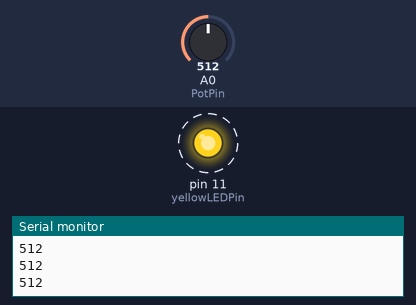
This sketch was run on a simulated Arduino Uno, built with avr-gcc and run on an emulated ATmega328P. Shown: output pins drawn as LEDs (lit = HIGH), the last lines printed to the serial monitor. Dashed ring = blinking. Inputs (shaded band) come from the test bench; at power-on: A0 (PotPin) = 512.

Above: at 1.4 s.
1.5 s: A0 (PotPin) set to 122
At 1.93 s:
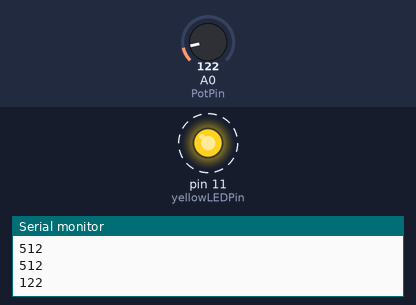
4.8 s: A0 (PotPin) set to 0
At 4.8 s:
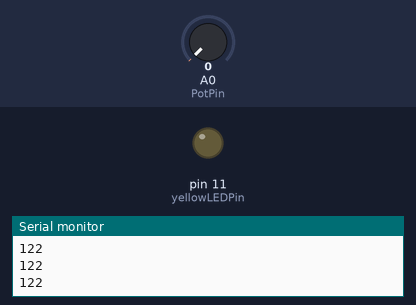
Timing chart, 0 to 7.8 s (numbered marks = the images above; inputs shaded):
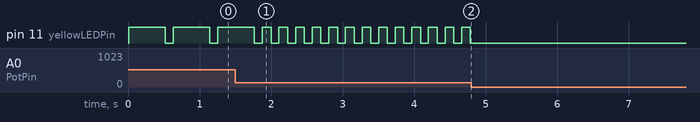

Measured:
- after the input at 1.5 s, pin 11 (yellowLEDPin): alternates HIGH for 0.12 s and LOW for 0.11 s, starting after 0.50 s
- after the input at 4.8 s, pin 11 (yellowLEDPin): stops changing and stays LOW
- by itself, pin 11 (yellowLEDPin): alternates HIGH for 0.51 s and LOW for 0.11 s

The sketch:

adc.ino
```cpp
//variables globales
int PotPin=A0;
int yellowLEDPin=11;
int rWaitTimeOn=250;
int rWaitTimeOff=250;
int yWaitTimeOn=250;
int yWaitTimeOff=250;
int repsr=0;//solo las declaramos para usarlas abajo.
int readvalue;


void setup() {
  // put your setup code here, to run once:

  Serial.begin(115200);
  pinMode(PotPin,INPUT);
  pinMode(yellowLEDPin,OUTPUT);

//  Serial.println("Hola Bienvenido");

  //Serial.println("Elige el blinkeo led rojo ");
  //while(Serial.available()==0){ }
  //repsr=Serial.parseInt();


 // Serial.println("Elige el blinkeo led amarillo");
  //delay(3000);
  //while(Serial.available()==0){ }
 //// repsye=Serial.parseInt();

// delay(2000);
}

void loop() {
  // put your main code here, to run repeatedly:


readvalue=analogRead(PotPin);
Serial.println(readvalue);
delay(10);

digitalWrite(yellowLEDPin,HIGH);
delay(readvalue);
digitalWrite(yellowLEDPin,LOW);
delay(100);


}
```
